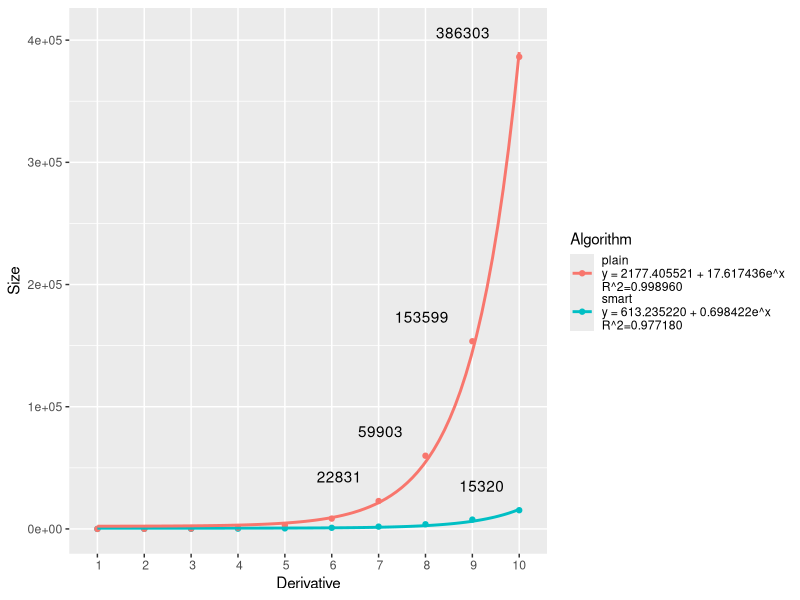
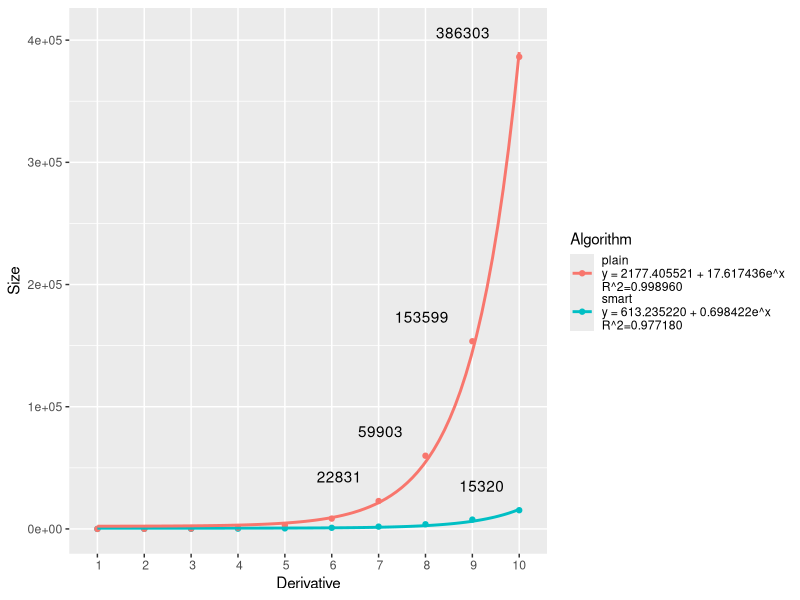
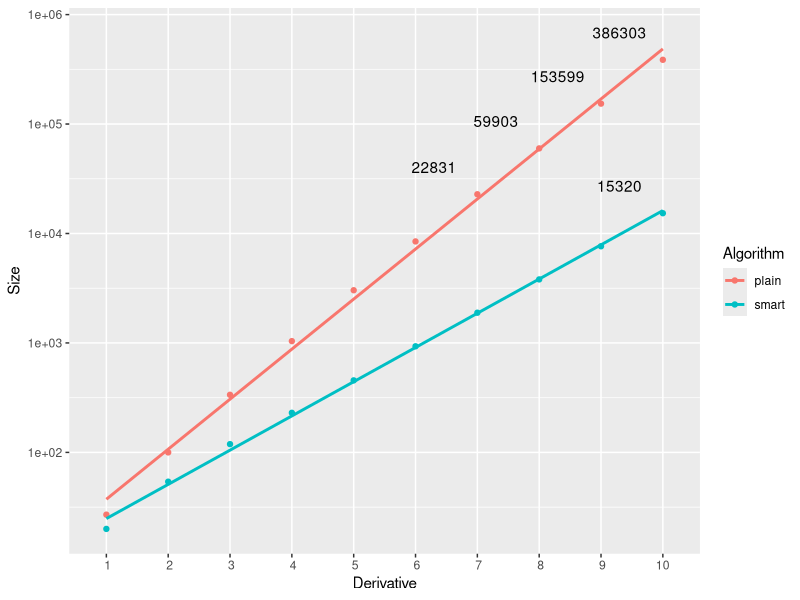

These figures' R source, in order:
library(ggplot2)
library(reshape2)

setwd("~/regularity/analysis")
sizes <- data.frame(read.csv("sizes.csv"))
names(sizes) <- c("Algorithm", "Alphabet", "Initial size", "Derivative", "Size")

exp.plain.model <- lm(Size ~ exp(Derivative), subset(sizes, Algorithm %in% "plain"))
exp.smart.model <- lm(Size ~ exp(Derivative), subset(sizes, Algorithm %in% "smart"))

label_for <- function(name, model) {
  s <- summary(model)
  return(sprintf("%s\ny = %f + %fe^x\nR^2=%f", name, s$coefficients[1], s$coefficients[2], s$r.squared))
}

plainLabel <- label_for("plain", exp.plain.model)
smartLabel <- label_for("smart", exp.smart.model)

p <- ggplot(sizes, aes(group=Algorithm, x=Derivative,y=Size)) + scale_x_discrete(limits=seq(1,10))

expPlot <- p + geom_point(aes(color=Algorithm)) + 
    geom_text(data=subset(sizes, Size > 10000 & Algorithm == "plain"), nudge_x=-0.12*subset(sizes, Size > 10000 & Algorithm == "plain")$Derivative, nudge_y=20000, aes(label=Size)) +
    geom_text(data=subset(sizes, Size > 10000 & Algorithm == "smart"), nudge_x=-0.08*subset(sizes, Size > 10000 & Algorithm == "smart")$Derivative, nudge_y=20000, aes(label=Size)) +
    geom_smooth(data=subset(sizes, Algorithm %in% "smart"), method="lm", aes(color=Algorithm), formula=(y ~ exp(x)), se=FALSE, linetype = 1) + 
    geom_smooth(data=subset(sizes, Algorithm %in% "plain"), method="lm", aes(color=Algorithm), formula=(y ~ exp(x)), se=FALSE, linetype = 1) +
    scale_color_discrete(labels=c(plainLabel, smartLabel))

logPlot <- p + geom_point(aes(color=Algorithm)) + scale_y_log10() +
    geom_text(data=subset(sizes, Size > 10000), nudge_x=-0.7, nudge_y=0.25, aes(label=Size)) +
    geom_smooth(data=subset(sizes, Algorithm %in% "smart"), method="lm", aes(color=Algorithm), formula=(y ~ x), se=FALSE, linetype = 1) + 
    geom_smooth(data=subset(sizes, Algorithm %in% "plain"), method="lm", aes(color=Algorithm), formula=(y ~ x), se=FALSE, linetype = 1)

ggsave("exp.svg", plot=expPlot)
ggsave("log.svg", plot=logPlot)

expPlot
